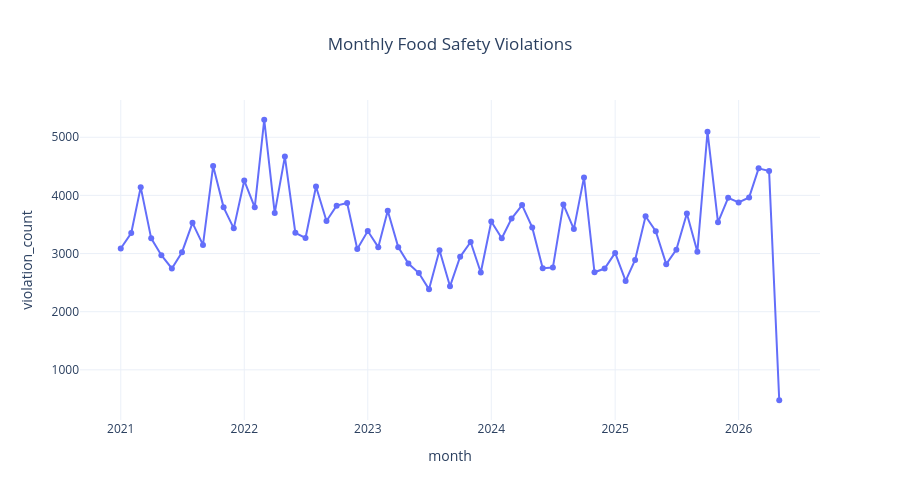

Write notebook code for a chart like this one.
### Markdown cell above
Test chart function

### Code cell
df_trend = violation_trend_by_month()
plot_line(
    df_trend,
    x="month",
    y="violation_count",
    title="Monthly Food Safety RecordedViolations"
)

### Figure 1 — Plotly figure (JSON) as saved in the notebook; plotly's stock layout.template omitted (floating-point values rounded to 4 significant figures)
{"data": [{"hovertemplate": "month=%{x}<br>violation_count=%{y}<extra></extra>", "legendgroup": "", "line": {"color": "#636efa", "dash": "solid"}, "marker": {"symbol": "circle"}, "mode": "lines+markers", "name": "", "orientation": "v", "showlegend": false, "type": "scatter", "x": ["2021-01", "2021-02", "2021-03", "2021-04", "2021-05", "2021-06", "2021-07", "2021-08", "2021-09", "2021-10", "2021-11", "2021-12", "2022-01", "2022-02", "2022-03", "2022-04", "2022-05", "2022-06", "2022-07", "2022-08", "2022-09", "2022-10", "2022-11", "2022-12", "2023-01", "2023-02", "2023-03", "2023-04", "2023-05", "2023-06", "2023-07", "2023-08", "2023-09", "2023-10", "2023-11", "2023-12", "2024-01", "2024-02", "2024-03", "2024-04", "2024-05", "2024-06", "2024-07", "2024-08", "2024-09", "2024-10", "2024-11", "2024-12", "2025-01", "2025-02", "2025-03", "2025-04", "2025-05", "2025-06", "2025-07", "2025-08", "2025-09", "2025-10", "2025-11", "2025-12", "2026-01", "2026-02", "2026-03", "2026-04", "2026-05"], "xaxis": "x", "y": [3087, 3353, 4142, 3261, 2971, 2744, 3023, 3528, 3149, 4504, 3795, 3433, 4255, 3795, 5301, 3696, 4668, 3357, 3269, 4154, 3561, 3824, 3869, 3079, 3387, 3110, 3736, 3110, 2828, 2664, 2384, 3057, 2436, 2944, 3199, 2673, 3552, 3262, 3602, 3834, 3450, 2746, 2758, 3845, 3421, 4309, 2678, 2742, 3011, 2529, 2890, 3642, 3385, 2818, 3067, 3689, 3030, 5095, 3537, 3959, 3878, 3965, 4465, 4418, 477], "yaxis": "y"}], "layout": {"height": 500, "legend": {"tracegroupgap": 0}, "title": {"text": "Monthly Food Safety Violations", "x": 0.5}, "xaxis": {"anchor": "y", "domain": [0, 1], "title": {"text": "month"}}, "yaxis": {"anchor": "x", "domain": [0, 1], "title": {"text": "violation_count"}}}}
